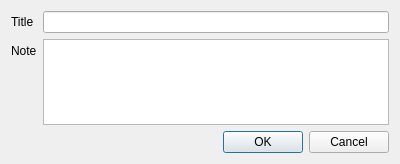
<?xml version="1.0" encoding="UTF-8"?>
<ui version="4.0">
 <class>PropertiesDialog</class>
 <widget class="QDialog" name="PropertiesDialog">
  <property name="geometry">
   <rect>
    <x>0</x>
    <y>0</y>
    <width>400</width>
    <height>164</height>
   </rect>
  </property>
  <property name="windowTitle">
   <string>Project Properties</string>
  </property>
  <layout class="QFormLayout" name="formLayout">
   <item row="0" column="0">
    <widget class="QLabel" name="titleLabel">
     <property name="text">
      <string>Title</string>
     </property>
    </widget>
   </item>
   <item row="0" column="1">
    <widget class="QLineEdit" name="titleLineEdit"/>
   </item>
   <item row="1" column="0">
    <widget class="QLabel" name="noteLabel">
     <property name="text">
      <string>Note</string>
     </property>
    </widget>
   </item>
   <item row="4" column="0" colspan="2">
    <widget class="QDialogButtonBox" name="buttonBox">
     <property name="orientation">
      <enum>Qt::Horizontal</enum>
     </property>
     <property name="standardButtons">
      <set>QDialogButtonBox::Cancel|QDialogButtonBox::Ok</set>
     </property>
    </widget>
   </item>
   <item row="1" column="1">
    <widget class="QPlainTextEdit" name="noteTextEdit"/>
   </item>
  </layout>
 </widget>
 <resources/>
 <connections>
  <connection>
   <sender>buttonBox</sender>
   <signal>accepted()</signal>
   <receiver>PropertiesDialog</receiver>
   <slot>accept()</slot>
   <hints>
    <hint type="sourcelabel">
     <x>248</x>
     <y>254</y>
    </hint>
    <hint type="destinationlabel">
     <x>157</x>
     <y>274</y>
    </hint>
   </hints>
  </connection>
  <connection>
   <sender>buttonBox</sender>
   <signal>rejected()</signal>
   <receiver>PropertiesDialog</receiver>
   <slot>reject()</slot>
   <hints>
    <hint type="sourcelabel">
     <x>316</x>
     <y>260</y>
    </hint>
    <hint type="destinationlabel">
     <x>286</x>
     <y>274</y>
    </hint>
   </hints>
  </connection>
 </connections>
</ui>
